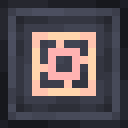
#> input picture tools/textures/orbital_src/orbital_light_base.png, 16 x 16 px, given in place of laser_containment_casing.png, which was not available (shown 8 times larger)
$ python laser_containment.py
#> lines starting #> are read from the running program, lines starting #| are printed output that depends on the picture
### tools/textures/space_elevator.py
#!/usr/bin/env python3
"""Space Elevator block textures: GTNH Intergalactic's own art, in GregTech CEu Modern's connected-texture format.

Run from the repository root (needs Pillow):  python3 tools/textures/space_elevator.py [--preview <dir>]

Sources (the originals of GTNH's GT5-Unofficial, src/main/resources/assets/gtnhintergalactic/textures/blocks/spaceElevator
and the miner module overlay of assets/gregtech/textures/blocks/iconsets) are in tools/textures/gtnh_space_elevator/.
For every face that should join its neighbours it writes the sprite (the lone block: all four outside corners) and
`<sprite>_ctm.png`, the sheet GT's CTM code (client/model/ctm/TextureConnections, from Chisel's CTM) cuts the quadrants of a
face from: a 4 x 4 grid of 8 px cells, row = quadrant row (top 0 / bottom 1) [+ 2 when the horizontal neighbour is joined],
column = quadrant column [+ 2 when the vertical neighbour is joined]:

    quadrant   all of h, v, diagonal joined   only h joined   only v joined   h and v, not the diagonal
    top-left   (0,0)                          (2,0)           (0,2)           (2,2)
    top-right  (0,1)                          (2,1)           (0,3)           (2,3)
    bot-left   (1,0)                          (3,0)           (1,2)           (3,2)
    bot-right  (1,1)                          (3,1)           (1,3)           (3,3)

(neither joined: the sprite's own quadrant). `--preview` also tiles each face the way the game does, as a check.
"""
import os
import sys

from PIL import Image

ROOT = os.path.join(os.path.dirname(os.path.abspath(__file__)), '../..')
SRC = os.path.join(ROOT, 'tools/textures/gtnh_space_elevator')
OUT = os.path.join(ROOT, 'af9-core/src/main/resources/assets/af9/textures/block')


def load(name):
    return Image.open(os.path.join(SRC, name + '.png')).convert('RGBA')


def middle(sprite, x, y):
    """The face with its borders and corner pieces gone, repeating every 8 px: the sprite's middle 8 x 8."""
    return sprite.getpixel((4 + x % 8, 4 + y % 8))


def same(sprite, x, y):
    """A face that is already seamless: the sprite itself."""
    return sprite.getpixel((x, y))


def black(sprite, x, y):
    """A face that is one flat colour away from its corners: the sprite's centre."""
    return sprite.getpixel((8, 8))


def lane(sprite, x, y):
    """The motors' sides: the chevron lane (6 px wide) repeating every 8 px with a 2 px gap, the rows every 8 px."""
    return sprite.getpixel((5 + x % 8, 4 + y % 8)) if x % 8 < 6 else sprite.getpixel((5, 0))


def ctm_sheet(sprite, tx, ty, inside_of=middle):
    """The 32 x 32 sheet of a sprite. tx / ty: how thick its left+right / top+bottom border is (0: none, the face
    simply continues); inside_of: what fills the face where nothing borders it."""
#> called with tx = 1, ty = 1
    sheet = Image.new('RGBA', (32, 32), (0, 0, 0, 0))
#> sheet: PIL image 32x32 RGBA; every value is 0

    def inside(x, y):
        return inside_of(sprite, x, y)

    def pixel(r, c, px, py, h, v, d):
        x, y = c * 8 + px, r * 8 + py                       # on the 16 x 16 face
        dx, dy = (x if c == 0 else 15 - x), (y if r == 0 else 15 - y)   # distance from the outer edge
        if not v and dy < ty:                               # the border along the edge this quadrant touches vertically
            return sprite.getpixel((4 + x % 8, y))
        if not h and dx < tx:
            return sprite.getpixel((x, 4 + y % 8))
        if h and v and not d and dx < tx and dy < ty:       # the inside corner where the diagonal block is missing
            return sprite.getpixel((4 + x % 8, y))
        return inside(x, y)

    for rr in range(4):
        for cc in range(4):
            # cell (rr, cc): rr >= 2 is "the horizontal neighbour is joined", cc >= 2 "the vertical neighbour is joined";
            # the first 2 x 2 cells are "all joined", the last 2 x 2 "both, but not the diagonal"
            h, v = rr >= 2, cc >= 2
            d = not (h and v)
            if rr < 2 and cc < 2:
                h = v = d = True
            for py in range(8):
                for px in range(8):
                    sheet.putpixel((cc * 8 + px, rr * 8 + py), pixel(rr % 2, cc % 2, px, py, h, v, d))
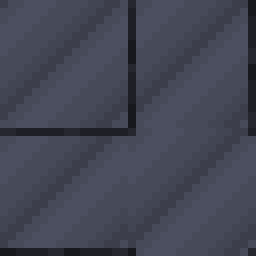
#> sheet: PIL image 32x32 RGBA (shown 8 times larger); mean R, G, B, A 67.5, 70.2, 84.8, 255
    return sheet


# [20 lines left out: function tile, not called in this run]


def save(im, name):
    im.save(os.path.join(OUT, name + '.png'))


# [43 lines left out: functions connected, cable, main, not called in this run]


# [2 lines that do not run on import are left out]

### tools/textures/laser_containment.py
"""Laser Containment Casing (HILE): the GTNH sprite plus its connected-texture sheet (LDLib .mcmeta + `_ctm`, the format of
space_elevator.ctm_sheet), so a wall of the casing loses the frame between blocks and the diagonal sheen runs on.

Run: python3 tools/textures/laser_containment.py"""
import json
import os
import sys

from PIL import Image

sys.path.insert(0, os.path.dirname(os.path.abspath(__file__)))
import space_elevator as se  # noqa: E402

BLOCK = os.path.join(os.path.dirname(os.path.abspath(__file__)), '..', '..', 'af9-core', 'src', 'main', 'resources',
                     'assets', 'af9', 'textures', 'block')


def inside(sprite, x, y):
    """The sheen is diagonal; run it on across the block borders from the sprite's first interior row."""
    return sprite.getpixel((1 + (x + y) % 14, 1))


def main():
    sprite = Image.open(os.path.join(BLOCK, 'laser_containment_casing.png')).convert('RGBA')
    se.ctm_sheet(sprite, 1, 1, inside).save(os.path.join(BLOCK, 'laser_containment_casing_ctm.png'))
    with open(os.path.join(BLOCK, 'laser_containment_casing.png.mcmeta'), 'w') as f:
        json.dump({'ldlib': {'connection': 'af9:block/laser_containment_casing_ctm'}}, f, indent=2)
        f.write('\n')


if __name__ == '__main__':
    main()

$ run again, on tools/textures/orbital_src/orbital_magnet_casing.png
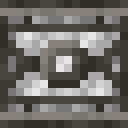
#> input picture tools/textures/orbital_src/orbital_magnet_casing.png, 16 x 16 px, given in place of laser_containment_casing.png, which was not available (shown 8 times larger)
#> after the loop in ctm_sheet, `for rr in range(4):`:
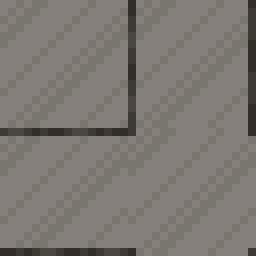
#> sheet: PIL image 32x32 RGBA (shown 8 times larger); mean R, G, B, A 124.9, 120.2, 115, 255
